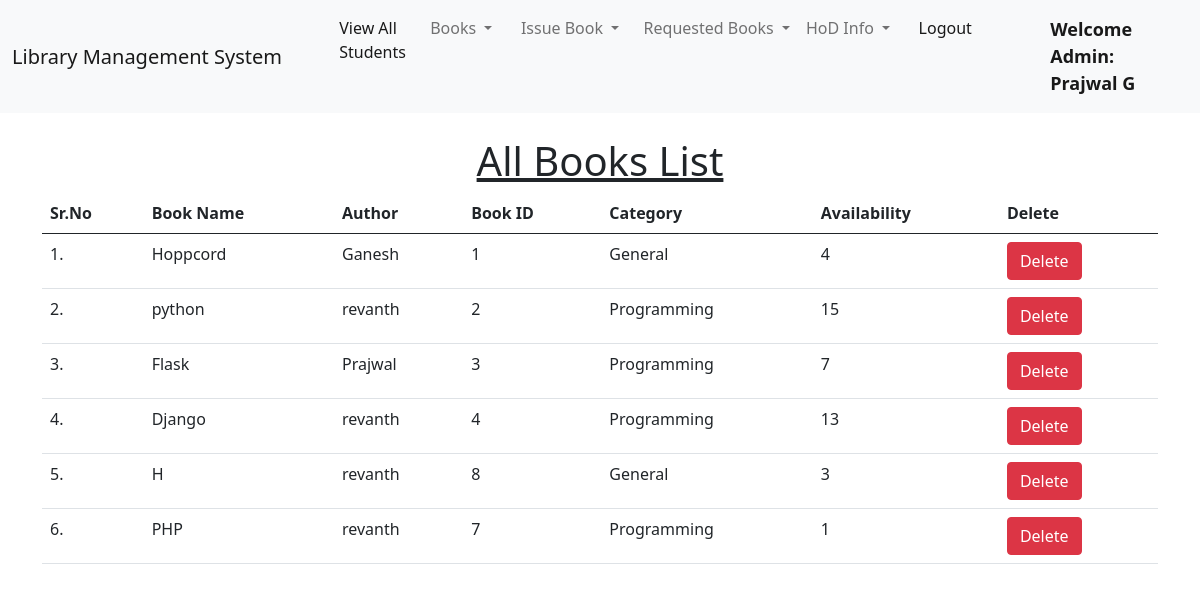
/view_books_admin/ (signed in), run on an earlier commit of the app's database.
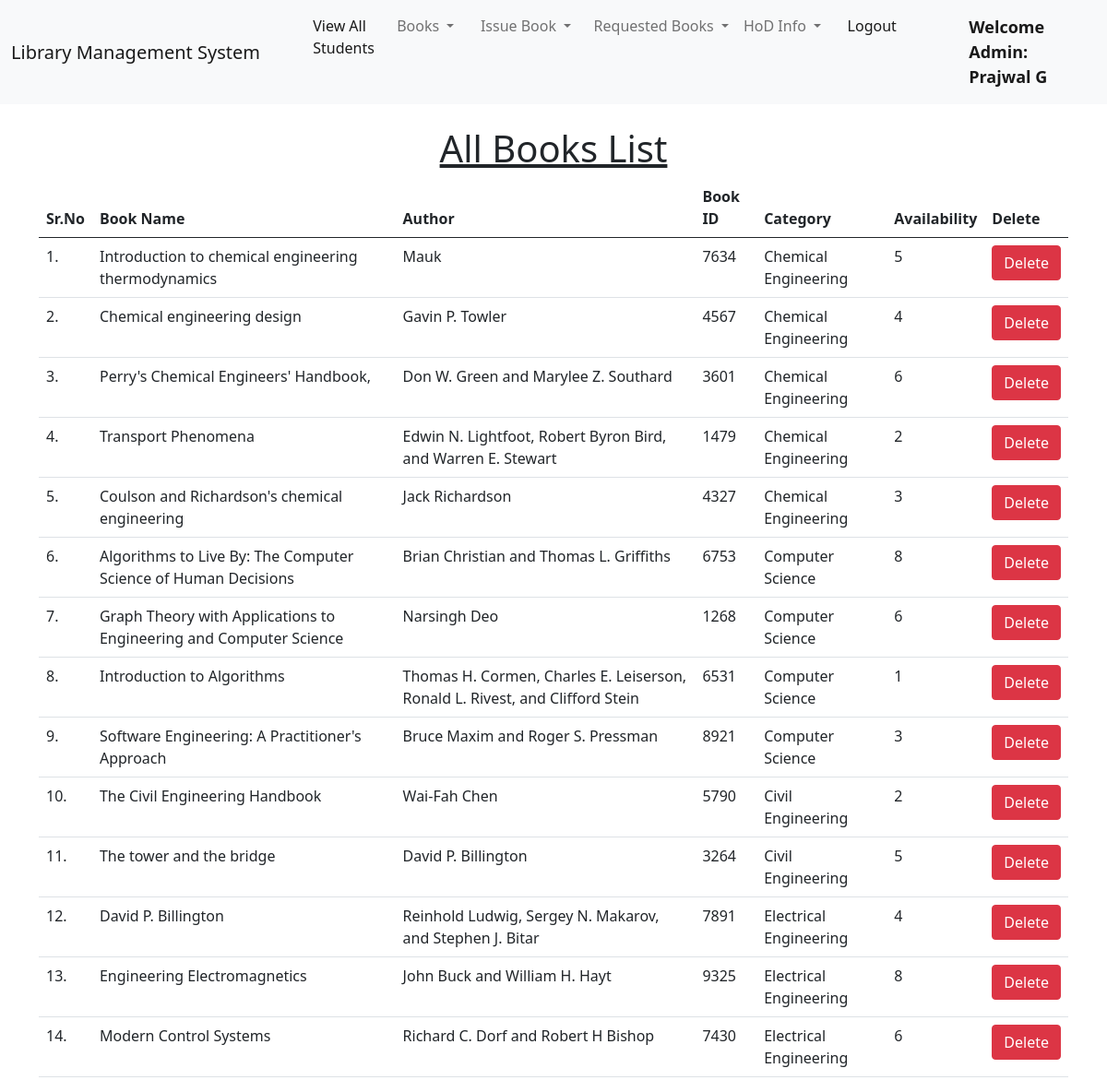
And on a later commit of the database.
### base/models.py (models this page shows, shortened)
class Book(models.Model):
    name = models.CharField(max_length=200)
    author = models.CharField(max_length=200)
    book_id = models.PositiveIntegerField(unique=True)
    category = models.CharField(max_length=50)
    availability = models.IntegerField(default=0)

### base/views.py (the view)
# urls.py: path("view_books_admin/", views.view_books_admin, name="view_books_admin"),
@login_required(login_url = '/admin_login')
def view_books_admin(request):
    books = Book.objects.all()
    return render(request, "view_books_admin.html", {'books':books})

### base/templates/view_books_admin.html (shortened to what this page needs)
{% extends 'admin_navbar.html' %}
{% load static %}
{% block body %}
<div class="container mt-4">
    <h1 class="text-center"><u>All Books List</u></h1>
    <table class="table table-hover" id="example">
        <thead>
            <tr>
                <th>Sr.No</th>
                <th>Book Name</th>
                <th>Author</th>
                <th>Book ID</th>
                <th>Category</th>
                <th>Availability</th>
                <th>Delete</th>
            </tr>
        </thead>
        <tbody>
            {% for book in books %}
            <tr>
                <td>{{forloop.counter}}.</td>
                <td>{{book.name}}</td>
                <td>{{book.author}}</td>
                <td>{{book.book_id}}</td>
                <td>{{book.category}}</td>
                <td>{{book.availability}}</td>
                <td><a href="/delete_book/{{book.id}}/" class="btn btn-danger" onclick="return confirm('Are you sure you want to delete this book? Are all the books retrieved from students?')">Delete</a></td>
            </tr>
            {% endfor %}
        </tbody>
    </table>
    </div>
{% endblock %}

What changed in the data, as far as the page shows it:
removed Book: name "Hoppcord", author "Ganesh", book_id "1", category "General", availability "4"
removed Book: name "python", author "revanth", book_id "2", category "Programming", availability "15"
removed Book: name "Flask", author "Prajwal", book_id "3", category "Programming", availability "7"
removed Book: name "Django", author "revanth", book_id "4", category "Programming", availability "13"
removed Book: name "H", author "revanth", book_id "8", category "General", availability "3"
removed Book: name "PHP", author "revanth", book_id "7", category "Programming", availability "1"
added Book: name "Introduction to chemical engineering thermodynamics", author "Mauk", book_id "7634", category "Chemical Engineering", availability "5"
added Book: name "Chemical engineering design", author "Gavin P. Towler", book_id "4567", category "Chemical Engineering", availability "4"
added Book: name "Perry's Chemical Engineers' Handbook,", author "Don W. Green and Marylee Z. Southard", book_id "3601", category "Chemical Engineering", availability "6"
added Book: name "Transport Phenomena", author "Edwin N. Lightfoot, Robert Byron Bird, and Warren E. Stewart", book_id "1479", category "Chemical Engineering", availability "2"
added Book: name "Coulson and Richardson's chemical engineering", author "Jack Richardson", book_id "4327", category "Chemical Engineering", availability "3"
added Book: name "Algorithms to Live By: The Computer Science of Human Decisions", author "Brian Christian and Thomas L. Griffiths", book_id "6753", category "Computer Science", availability "8"
added Book: name "Graph Theory with Applications to Engineering and Computer Science", author "Narsingh Deo", book_id "1268", category "Computer Science", availability "6"
added Book: name "Introduction to Algorithms", author "Thomas H. Cormen, Charles E. Leiserson, Ronald L. Rivest, and Clifford Stein", book_id "6531", category "Computer Science", availability "1"
added Book: name "Software Engineering: A Practitioner's Approach", author "Bruce Maxim and Roger S. Pressman", book_id "8921", category "Computer Science", availability "3"
added Book: name "The Civil Engineering Handbook", author "Wai-Fah Chen", book_id "5790", category "Civil Engineering", availability "2"
added Book: name "The tower and the bridge", author "David P. Billington", book_id "3264", category "Civil Engineering", availability "5"
added Book: name "David P. Billington", author "Reinhold Ludwig, Sergey N. Makarov, and Stephen J. Bitar", book_id "7891", category "Electrical Engineering", availability "4"
added Book: name "Engineering Electromagnetics", author "John Buck and William H. Hayt", book_id "9325", category "Electrical Engineering", availability "8"
added Book: name "Modern Control Systems", author "Richard C. Dorf and Robert H Bishop", book_id "7430", category "Electrical Engineering", availability "6"
